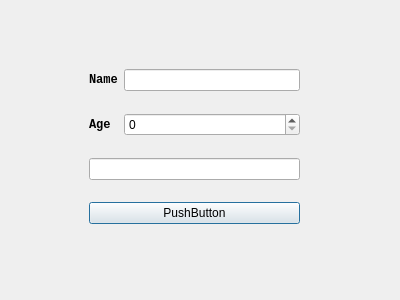
<?xml version="1.0" encoding="UTF-8"?>
<ui version="4.0">
 <class>Dialog</class>
 <widget class="QDialog" name="Dialog">
  <property name="geometry">
   <rect>
    <x>0</x>
    <y>0</y>
    <width>400</width>
    <height>300</height>
   </rect>
  </property>
  <property name="windowTitle">
   <string>Dialog</string>
  </property>
  <widget class="QWidget" name="">
   <property name="geometry">
    <rect>
     <x>89</x>
     <y>53</y>
     <width>211</width>
     <height>191</height>
    </rect>
   </property>
   <layout class="QGridLayout" name="gridLayout">
    <item row="0" column="0">
     <widget class="QLabel" name="label">
      <property name="font">
       <font>
        <family>Consolas</family>
        <weight>75</weight>
        <bold>true</bold>
       </font>
      </property>
      <property name="text">
       <string>Name</string>
      </property>
     </widget>
    </item>
    <item row="0" column="1">
     <widget class="QLineEdit" name="leName"/>
    </item>
    <item row="1" column="0">
     <widget class="QLabel" name="label_2">
      <property name="font">
       <font>
        <family>Consolas</family>
        <weight>75</weight>
        <bold>true</bold>
       </font>
      </property>
      <property name="text">
       <string>Age</string>
      </property>
     </widget>
    </item>
    <item row="2" column="0" colspan="2">
     <widget class="QLineEdit" name="leResult"/>
    </item>
    <item row="3" column="0" colspan="2">
     <widget class="QPushButton" name="btn">
      <property name="text">
       <string>PushButton</string>
      </property>
     </widget>
    </item>
    <item row="1" column="1">
     <widget class="QSpinBox" name="sbAge"/>
    </item>
   </layout>
  </widget>
 </widget>
 <resources/>
 <connections/>
</ui>
